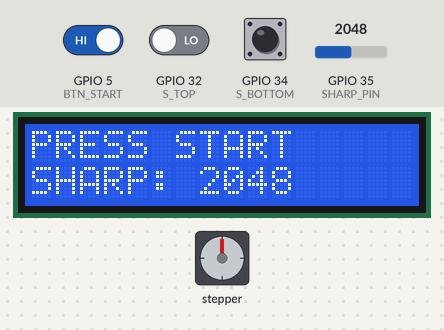
Recording of a sketch running on a simulated ESP32. Shown: 16×2 character LCD, stepper motor. The test bench sets the inputs (shaded band); at power-on: GPIO 35 (SHARP_PIN) = 2048, GPIO 5 (BTN_START) HIGH, GPIO 32 (S_TOP) LOW, GPIO 34 (S_BOTTOM) LOW. Stepper angles assume 200 steps per turn.

Above: at 1.2 s.
1.3 s: GPIO 35 (SHARP_PIN) set to 2866
At 1.8 s:
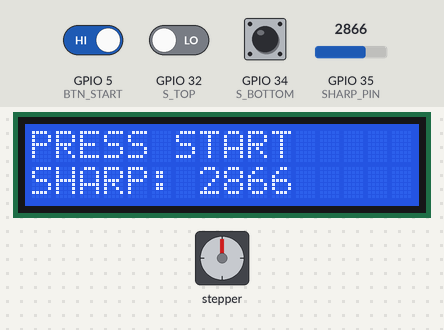
2.8 s: GPIO 35 (SHARP_PIN) set to 3603
At 3.7 s:
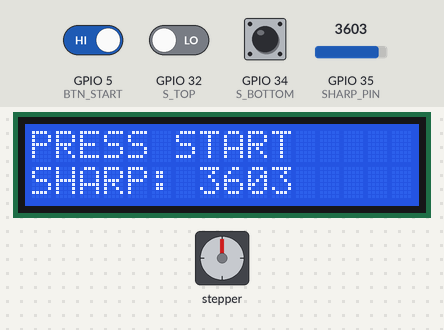
4.4 s: GPIO 35 (SHARP_PIN) set to 4040
At 5.7 s:
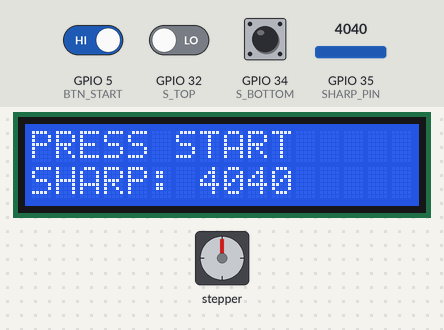
6.1 s: GPIO 5 (BTN_START) driven LOW and GPIO 32 (S_TOP) driven HIGH
At 7.1 s:
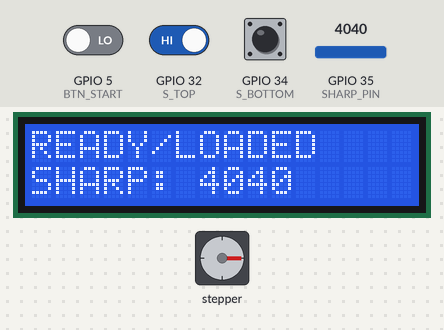
8.0 s: GPIO 35 (SHARP_PIN) set to 763
At 9.4 s:
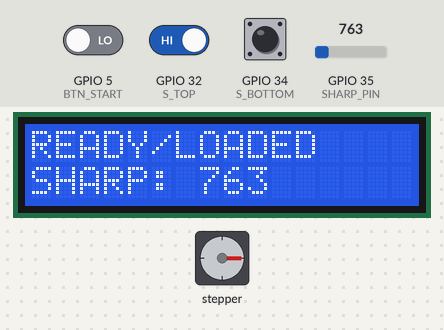
9.7 s: GPIO 35 (SHARP_PIN) set to 671
At 10.21 s:
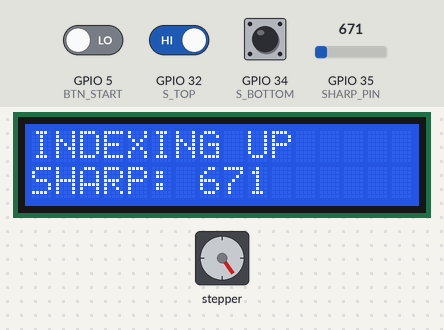
Timing chart, 0 to 26.6 s (numbered marks = the images above; inputs shaded):
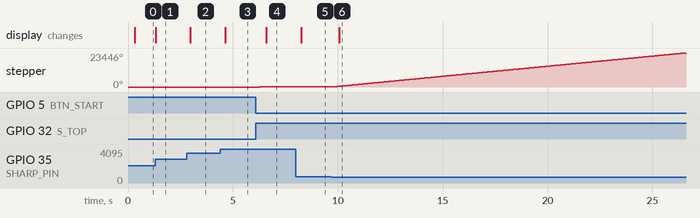

The sketch:

feeder_F.2.ino
```cpp
#include <AccelStepper.h>
#include <esp_now.h>
#include <WiFi.h>
#include <Wire.h>
#include <LiquidCrystal_I2C.h>

#define S_BOTTOM 34
#define S_TOP 32
#define SHARP_PIN 35
#define BTN_START 5
#define DIR_PIN 12
#define STEP_PIN 14

uint8_t MASTER_MAC[] = {0xC0, 0xCD, 0xD6, 0x85, 0xE9, 0x64};

enum MsgCode {
  MSG_READY = 10,
  MSG_EMPTY = 404,
  MSG_GET_STATUS = 50
};

typedef struct { int code; } debug_msg;
debug_msg outgoing;

LiquidCrystal_I2C lcd(0x27, 16, 2);
AccelStepper stepper(1, STEP_PIN, DIR_PIN);

enum FState { F_GO_HOME_AT_BOOT, F_WAIT_START, F_MOVE_UP_TO_PLATE, F_READY_WITH_PLATE, F_EMPTY_REPORT, F_RETURN_DOWN_HOME };
volatile FState state = F_GO_HOME_AT_BOOT;
TaskHandle_t FeederTask;

unsigned long sharpTimer = 0;
bool sharpHighTiming = false, sharpLowTiming = false;
const int SHARP_READY_HIGH = 1200, SHARP_TAKEN_LOW = 700;
const unsigned long SHARP_STABLE_MS = 60;
bool readySent = false, emptySent = false;

void sendMsg(int code) {
  outgoing.code = code;
  esp_now_send(MASTER_MAC, (uint8_t*)&outgoing, sizeof(outgoing));
}

// Added Receiver Callback for Feeder
void OnDataRecv(const esp_now_recv_info *info, const uint8_t *data, int len) {
  debug_msg in;
  memcpy(&in, data, sizeof(in));
  if (in.code == MSG_GET_STATUS) {
    if (state == F_READY_WITH_PLATE) sendMsg(MSG_READY);
    else if (state == F_EMPTY_REPORT) sendMsg(MSG_EMPTY);
  }
}

const char* getStateName(FState s) {
  switch (s) {
    case F_GO_HOME_AT_BOOT: return "BOOT->HOME     ";
    case F_WAIT_START:      return "PRESS START    ";
    case F_MOVE_UP_TO_PLATE:return "INDEXING UP    ";
    case F_READY_WITH_PLATE:return "READY/LOADED   ";
    case F_EMPTY_REPORT:    return "EMPTY REPORT   ";
    case F_RETURN_DOWN_HOME:return "RETURN HOME    ";
    default:                return "UNKNOWN        ";
  }
}

bool sharpHighStable(int value) {
  unsigned long now = millis();
  if (value > SHARP_READY_HIGH) {
    if (!sharpHighTiming) { sharpHighTiming = true; sharpTimer = now; }
    if (now - sharpTimer >= SHARP_STABLE_MS) return true;
  } else sharpHighTiming = false;
  return false;
}

bool sharpLowStable(int value) {
  unsigned long now = millis();
  if (value < SHARP_TAKEN_LOW) {
    if (!sharpLowTiming) { sharpLowTiming = true; sharpTimer = now; }
    if (now - sharpTimer >= SHARP_STABLE_MS) return true;
  } else sharpLowTiming = false;
  return false;
}

void resetSharpTimers() { sharpHighTiming = false; sharpLowTiming = false; }

void FeederCoreLogic(void * pvParameters) {
  for (;;) {
    stepper.runSpeed();
    int sharpVal = analogRead(SHARP_PIN);
    bool bottomHit = (digitalRead(S_BOTTOM) == LOW);
    bool topHit = (digitalRead(S_TOP) == LOW);
    bool startPressed = (digitalRead(BTN_START) == LOW);

    switch (state) {
      case F_GO_HOME_AT_BOOT:
        readySent = false; emptySent = false; resetSharpTimers();
        stepper.setSpeed(-2500);
        if (bottomHit) { stepper.setSpeed(0); state = F_WAIT_START; }
        break;
      case F_WAIT_START:
        stepper.setSpeed(0); readySent = false; emptySent = false; resetSharpTimers();
        if (startPressed) { delay(200); state = F_MOVE_UP_TO_PLATE; }
        break;
      case F_MOVE_UP_TO_PLATE:
        stepper.setSpeed(2200);
        if (sharpHighStable(sharpVal)) { stepper.setSpeed(0); state = F_READY_WITH_PLATE; readySent = false; resetSharpTimers(); }
        else if (topHit) { stepper.setSpeed(0); state = F_EMPTY_REPORT; emptySent = false; resetSharpTimers(); }
        break;
      case F_READY_WITH_PLATE:
        stepper.setSpeed(0);
        if (!readySent) { sendMsg(MSG_READY); readySent = true; }
        if (sharpLowStable(sharpVal)) { state = F_MOVE_UP_TO_PLATE; readySent = false; resetSharpTimers(); }
        break;
      case F_EMPTY_REPORT:
        stepper.setSpeed(0);
        if (!emptySent) { sendMsg(MSG_EMPTY); emptySent = true; }
        state = F_RETURN_DOWN_HOME;
        break;
      case F_RETURN_DOWN_HOME:
        stepper.setSpeed(-2500);
        if (bottomHit) { stepper.setSpeed(0); state = F_WAIT_START; readySent = false; emptySent = false; resetSharpTimers(); }
        break;
    }
    vTaskDelay(1);
  }
}

void setup() {
  Serial.begin(115200);
  pinMode(BTN_START, INPUT_PULLUP);
  pinMode(S_BOTTOM, INPUT);
  pinMode(S_TOP, INPUT);
  pinMode(SHARP_PIN, INPUT);
  Wire.begin(21, 22);
  lcd.begin(16, 2); lcd.backlight();
  WiFi.mode(WIFI_STA);
  esp_now_init();
  esp_now_register_recv_cb(OnDataRecv); // Register Receiver Callback
  esp_now_peer_info_t p = {};
  memcpy(p.peer_addr, MASTER_MAC, 6);
  esp_now_add_peer(&p);
  stepper.setMaxSpeed(4000);
  xTaskCreatePinnedToCore(FeederCoreLogic, "FeederTask", 10000, NULL, 3, &FeederTask, 1);
  lcd.clear();
}

void loop() {
  static unsigned long lastLCD = 0;
  if (millis() - lastLCD > 300) {
    lcd.setCursor(0, 0); lcd.print(getStateName(state));
    lcd.setCursor(0, 1); lcd.print("SHARP: "); lcd.print(analogRead(SHARP_PIN)); lcd.print("    ");
    lastLCD = millis();
  }
}
```

Measured:
- the behaviour switches between 700 and 699 on GPIO 35 (SHARP_PIN) (found by bisection; images 5 and 6)
- after the input at 1.3 s, the display: changes at once (image 1)
- after the input at 2.8 s, the display: changes after 0.17 s (image 2)
- after the input at 4.4 s, the display: changes after 0.22 s (image 3)
- after the input at 6.1 s, stepper: turns 90° clockwise, starting after 0.20 s; the display: changes after 0.49 s (image 4)
- after the input at 8.0 s, the display: changes after 0.26 s (image 5)
- after the input at 9.7 s, stepper: keeps turning clockwise at about 1387°/s, starting after 0.06 s; the display: changes after 0.36 s (image 6)
